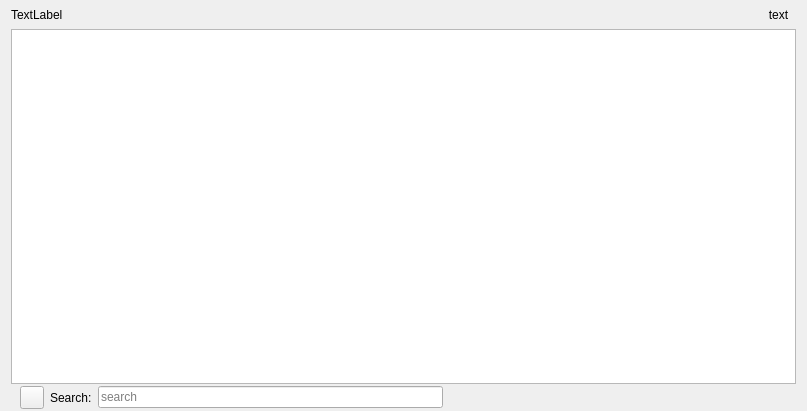
<?xml version="1.0" encoding="UTF-8"?>
<ui version="4.0">
 <author>Stefan Böhmann</author>
 <class>AccountWidget</class>
 <widget class="QWidget" name="AccountWidget">
  <property name="geometry">
   <rect>
    <x>0</x>
    <y>0</y>
    <width>807</width>
    <height>411</height>
   </rect>
  </property>
  <layout class="QVBoxLayout" name="verticalLayout">
   <property name="spacing">
    <number>0</number>
   </property>
   <property name="topMargin">
    <number>0</number>
   </property>
   <property name="bottomMargin">
    <number>0</number>
   </property>
   <item>
    <widget class="QFrame" name="styleframe">
     <property name="styleSheet">
      <string notr="true"/>
     </property>
     <property name="frameShape">
      <enum>QFrame::NoFrame</enum>
     </property>
     <property name="frameShadow">
      <enum>QFrame::Plain</enum>
     </property>
     <layout class="QHBoxLayout" name="horizontalLayout">
      <property name="spacing">
       <number>4</number>
      </property>
      <property name="leftMargin">
       <number>0</number>
      </property>
      <property name="topMargin">
       <number>4</number>
      </property>
      <property name="rightMargin">
       <number>0</number>
      </property>
      <property name="bottomMargin">
       <number>4</number>
      </property>
      <item>
       <widget class="QLabel" name="accountName">
        <property name="text">
         <string comment="KDE::DoNotExtract">TextLabel</string>
        </property>
       </widget>
      </item>
      <item>
       <spacer name="horizontalSpacer">
        <property name="orientation">
         <enum>Qt::Horizontal</enum>
        </property>
        <property name="sizeHint" stdset="0">
         <size>
          <width>741</width>
          <height>20</height>
         </size>
        </property>
       </spacer>
      </item>
      <item>
       <widget class="QToolButton" name="balance">
        <property name="text">
         <string>text</string>
        </property>
        <property name="popupMode">
         <enum>QToolButton::InstantPopup</enum>
        </property>
        <property name="autoRaise">
         <bool>true</bool>
        </property>
       </widget>
      </item>
     </layout>
    </widget>
   </item>
   <item>
    <widget class="QTableView" name="view">
     <property name="sizePolicy">
      <sizepolicy hsizetype="Expanding" vsizetype="Expanding">
       <horstretch>1</horstretch>
       <verstretch>1</verstretch>
      </sizepolicy>
     </property>
     <property name="selectionMode">
      <enum>QAbstractItemView::SingleSelection</enum>
     </property>
     <property name="selectionBehavior">
      <enum>QAbstractItemView::SelectRows</enum>
     </property>
     <attribute name="horizontalHeaderCascadingSectionResizes">
      <bool>true</bool>
     </attribute>
    </widget>
   </item>
   <item>
    <widget class="QWidget" name="searchWidget" native="true">
     <layout class="QHBoxLayout" name="horizontalLayout_2">
      <property name="topMargin">
       <number>2</number>
      </property>
      <property name="bottomMargin">
       <number>2</number>
      </property>
      <item>
       <widget class="QToolButton" name="searchCloseButton"/>
      </item>
      <item>
       <widget class="QLabel" name="label">
        <property name="text">
         <string>Search:</string>
        </property>
        <property name="buddy">
         <cstring>searchLineEdit</cstring>
        </property>
       </widget>
      </item>
      <item>
       <widget class="KLineEdit" name="searchLineEdit">
        <property name="placeholderText">
         <string>search</string>
        </property>
       </widget>
      </item>
      <item>
       <spacer name="horizontalSpacer_2">
        <property name="orientation">
         <enum>Qt::Horizontal</enum>
        </property>
        <property name="sizeHint" stdset="0">
         <size>
          <width>40</width>
          <height>20</height>
         </size>
        </property>
       </spacer>
      </item>
     </layout>
    </widget>
   </item>
  </layout>
 </widget>
 <customwidgets>
  <customwidget>
   <class>KLineEdit</class>
   <extends>QLineEdit</extends>
   <header>klineedit.h</header>
  </customwidget>
 </customwidgets>
 <resources/>
 <connections/>
</ui>
